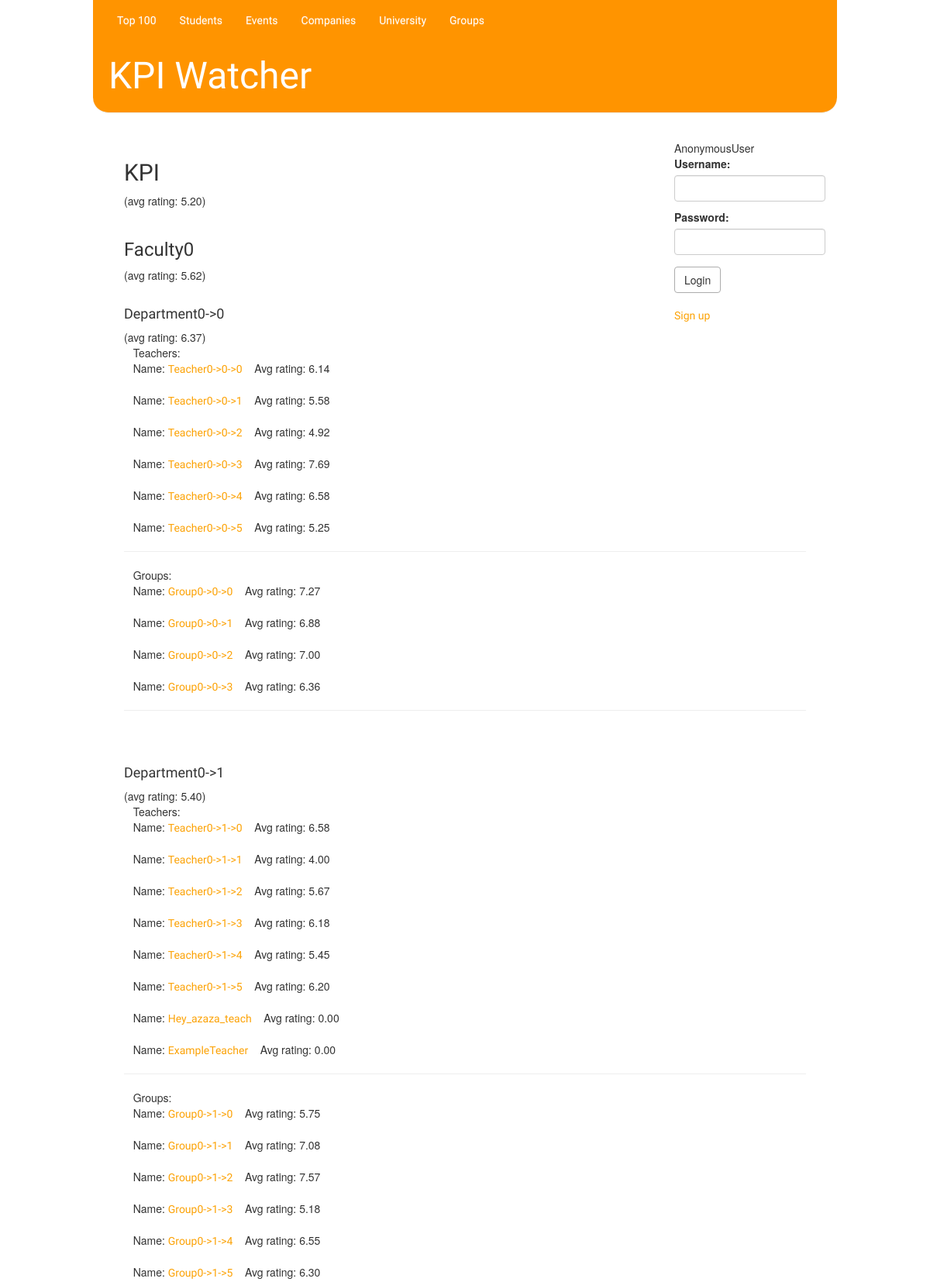
Screenshot of /university/ (upper part) with the database file from the repository.
### ratings/models.py (models this page shows)
class University(models.Model):
	name = models.CharField(max_length=50)
	avg_rating = models.DecimalField(max_digits=4, decimal_places=2, default=0, editable=False)
	def count_rating(self):
		total = 0
		for faculty in self.faculties.all():
			faculty.count_rating()
			total += faculty.avg_rating
		try:
			self.avg_rating = total / len(self.faculties.all())
			self.avg_rating = round(self.avg_rating, 2)
		except ZeroDivisionError:
			self.avg_rating = 0
		self.save()
	def __str__(self):
		return self.name

class Faculty(models.Model):
	name = models.CharField(max_length=50)
	university = models.ForeignKey(University, related_name="faculties")
	avg_rating = models.DecimalField(max_digits=4, decimal_places=2, default=0, editable=False)
	def count_rating(self):
		total = 0
		for department in self.departments.all():
			department.count_rating()
			total += department.avg_rating
		try:
			self.avg_rating = total / len(self.departments.all())
		except ZeroDivisionError:
			self.avg_rating = 0
		self.save()
	def __str__(self):
		return self.name

class Department(models.Model):
	name = models.CharField(max_length=50)
	faculty = models.ForeignKey(Faculty, related_name="departments")
	avg_rating = models.DecimalField(max_digits=4, decimal_places=2, default=0, editable=False)
	def count_rating(self):
		total = 0
		for teacher in self.teachers.all():
			total += teacher.avg_rating
		for group in self.groups.all():
			total += group.avg_rating
		try:
			self.avg_rating = total / (len(self.groups.all()) + len(self.teachers.all()))
		except ZeroDivisionError:
			self.avg_rating = 0
		self.save()
	def __str__(self):
		return self.name

class Teacher(models.Model):
	user = models.OneToOneField(User)
	department = models.ForeignKey(Department, related_name="teachers")
	avg_rating = models.DecimalField(max_digits=4, decimal_places=2, default=0, editable=False)
	count_of_votes = models.IntegerField(default=0, editable=False)
	voted_students = models.ManyToManyField('Student', related_name="rated_teachers", editable=False)
	def vote(self, vote, student):
		if not vote < 0 and not vote > 10:
			if isinstance(student, Student):
				if not self.voted_students.filter(user__id=student.user.id).exists():
					self.avg_rating = ((self.avg_rating * self.count_of_votes) + vote) / (self.count_of_votes + 1)
					self.count_of_votes += 1
					self.voted_students.add(student)
					self.save()
	 				return True
		return False
	def __str__(self):
		return self.user.get_username()

class Group(models.Model):
	name = models.CharField(max_length=50)
	department = models.ForeignKey(Department, related_name="groups")
	avg_rating = models.DecimalField(max_digits=4, decimal_places=2, default=0, editable=False)
	count_of_votes = models.IntegerField(default=0, editable=False)
	voted_teachers = models.ManyToManyField('Teacher', related_name="rated_groups", editable=False)
	def vote(self, vote, teacher):
		if not vote < 0 and not vote > 10:
			if isinstance(teacher, Teacher):
				if not self.voted_teachers.filter(user__id=teacher.user.id).exists():
					self.avg_rating = ((self.avg_rating * self.count_of_votes) + vote) / (self.count_of_votes + 1)
					self.count_of_votes += 1
					self.voted_teachers.add(teacher)
					self.save()
					return True
		return False
	def __str__(self):
		return self.name

### ratings/views.py (the view)
# urls.py: url(r'^university/', views.university, name="university"),
def university(request):
    kpi = University.objects.all().first()
    kpi.count_rating()
    return render(request, 'ratings/university.html', {'university': kpi})

### ratings/ctx_log_processor.py (called while the page is built)
def auth_form(request):
    return {'form': AuthForm(), 'request': request}

### ratings/templates/ratings/university.html
{% extends 'base.html' %}
{% block content %}
    <div>
        <h2>{{ university.name }}</h2> (avg rating:
        {{ university.avg_rating }})
        {% for faculty in university.faculties.all %}
            <br/>
            <div class="faculty">
                &nbsp;<h3> {{ faculty.name }}</h3> (avg rating: {{ faculty.avg_rating }})
                {% for department in faculty.departments.all %}
                    <br/>
                    <div class="department">
                        &nbsp;&nbsp;<h4> {{ department.name }} </h4> (avg rating: {{ department.avg_rating }})
                        <br />
                        &nbsp;&nbsp;&nbsp;Teachers:
                        {% for teacher in department.teachers.all %}
                            <br />
                            <div class="teacher teachers-groups">
                                &nbsp;&nbsp;&nbsp;Name: <a href="{% url 'ratings.views.teacher_page' pk=teacher.pk %}">{{ teacher.user.username }}</a>
                                &nbsp;&nbsp;&nbsp;Avg rating: {{ teacher.avg_rating }}
                            </div>
                        {% endfor %}
                        <hr />
                        &nbsp;&nbsp;&nbsp;Groups:
                        {% for group in department.groups.all %}
                            <br />
                            <div class="group teachers-groups">
                                &nbsp;&nbsp;&nbsp;Name: <a href="{% url 'ratings.views.group_page' pk=group.pk %}">{{ group.name }}</a>
                                &nbsp;&nbsp;&nbsp;Avg rating: {{ group.avg_rating }}
                            </div>
                        {% endfor %}
                        <hr />
                    </div>
                {% endfor %}
            </div>
        {% endfor %}
    </div>
{% endblock %}

### ratings/static/styles.css (style rules this page uses)
body { width:80%; margin: auto; }
a { color: #FCA205; font-family: 'Lobster'; }
input[type=email],input[type=text], input[type=number], input[type=password] { height: 34px; }
input[type=email],input[type=text], input[type=number], textarea, input[type=password] { display: block; width: 100%; padding: 6px 12px; font-size: 14px; line-height: 1.42857143; color: #555; background-color: #fff; background-image: none; border: 1px solid #ccc; border-radius: 4px; -webkit-box-shadow: inset 0 1px 1px rgba(0,0,0,.075); box-shadow: inset 0 1px 1px rgba(0,0,0,.075); -webkit-transition: border-color ease-in-out .15s,-webkit-box-shadow ease-in-out .15s; -o-transition: border-color ease-in-out .15s,box-shadow ease-in-out .15s; transition: border-color ease-in-out .15s,box-shadow ease-in-out .15s; }
h1, h2, h3, h4 { font-family: 'Lobster', cursive; }

### rows the page displays
University: name "KPI", avg_rating "5.20"
Faculty: name "Faculty0", avg_rating "5.62"
Department: name "Department0->0", avg_rating "6.37"
Teacher: user.username "Teacher0->0->0", avg_rating "6.14"
Teacher: user.username "Teacher0->0->1", avg_rating "5.58"
Teacher: user.username "Teacher0->0->2", avg_rating "4.92"
Teacher: user.username "Teacher0->0->3", avg_rating "7.69"
Teacher: user.username "Teacher0->0->4", avg_rating "6.58"
Teacher: user.username "Teacher0->0->5", avg_rating "5.25"
Group: name "Group0->0->0", avg_rating "7.27"
Group: name "Group0->0->1", avg_rating "6.88"
Group: name "Group0->0->2", avg_rating "7.00"
Group: name "Group0->0->3", avg_rating "6.36"
Department: name "Department0->1", avg_rating "5.40"
Teacher: user.username "Teacher0->1->0", avg_rating "6.58"
Teacher: user.username "Teacher0->1->1", avg_rating "4.00"
Teacher: user.username "Teacher0->1->2", avg_rating "5.67"
Teacher: user.username "Teacher0->1->3", avg_rating "6.18"
Teacher: user.username "Teacher0->1->4", avg_rating "5.45"
Teacher: user.username "Teacher0->1->5", avg_rating "6.20"
Teacher: user.username "Hey_azaza_teach", avg_rating "0.00"
Teacher: user.username "ExampleTeacher", avg_rating "0.00"
Group: name "Group0->1->0", avg_rating "5.75"
Group: name "Group0->1->1", avg_rating "7.08"
Group: name "Group0->1->2", avg_rating "7.57"
Group: name "Group0->1->3", avg_rating "5.18"
Group: name "Group0->1->4", avg_rating "6.55"
Group: name "Group0->1->5", avg_rating "6.30"

### other values shown
{{ user }} "AnonymousUser"
